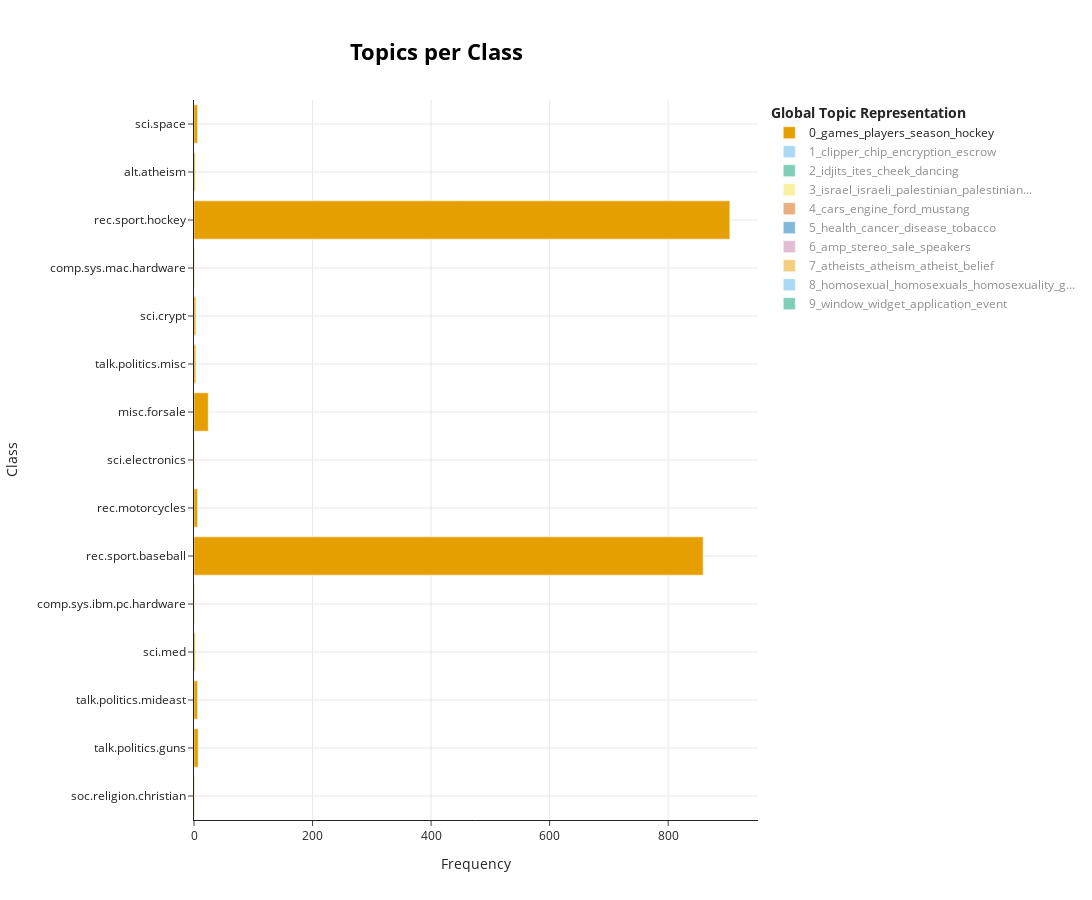

The cell this chart's notebook holds for it:
### Code cell
topic_model.visualize_topics_per_class(topics_per_class)

### Figure 1 — Plotly figure (JSON) as saved in the notebook; plotly's stock layout.template omitted (floating-point values rounded to 4 significant figures)
{"data": [{"hoverinfo": "text", "hovertext": ["<b>Topic 0</b><br>Words: sturm, doug, familiar, games, players", "<b>Topic 0</b><br>Words: jets, phill, ratings, altfrenchcaptainborgborgborg, kruschev", "<b>Topic 0</b><br>Words: prisoners, sections, stones, anon15031anonpenetfi, disneyland", "<b>Topic 0</b><br>Words: dominance, pitch, hitting, opposite, side", "<b>Topic 0</b><br>Words: quinea, papua, translation, buying, seriously", "<b>Topic 0</b><br>Words: team, players, baseball, his, league", "<b>Topic 0</b><br>Words: course140, shyah, balkanization, cdw2tdayhoffmedvirginiaedu, foriegnpolicy", "<b>Topic 0</b><br>Words: soccer, conference, philcmacseemcgillca, chicago, symposium", "<b>Topic 0</b><br>Words: tickets, ticket, airlines, roundtrip, stamps", "<b>Topic 0</b><br>Words: sf, fans, liechenstein, marino, republic", "<b>Topic 0</b><br>Words: ticket, columbus, largest, dcsc, oclc", "<b>Topic 0</b><br>Words: stalnaker, pureesageccjcs, ernest, players, hockey", "<b>Topic 0</b><br>Words: hockey, games, season, players, period", "<b>Topic 0</b><br>Words: rb, roomfull, scotsmen, tweleve, kilt", "<b>Topic 0</b><br>Words: station, clementine, song, huckleberry, advertises"], "marker": {"color": "#E69F00"}, "name": "0_games_players_season_hockey", "orientation": "h", "type": "bar", "visible": true, "x": [1, 7, 6, 2, 1, 859, 6, 1, 24, 3, 3, 1, 904, 2, 6], "y": ["soc.religion.christian", "talk.politics.guns", "talk.politics.mideast", "sci.med", "comp.sys.ibm.pc.hardware", "rec.sport.baseball", "rec.motorcycles", "sci.electronics", "misc.forsale", "talk.politics.misc", "sci.crypt", "comp.sys.mac.hardware", "rec.sport.hockey", "alt.atheism", "sci.space"]}, {"hoverinfo": "text", "hovertext": ["<b>Topic 1</b><br>Words: irs, rewards, npr, secure, doublespeak", "<b>Topic 1</b><br>Words: igcs, beijing, peacenet, monitored, cyberspace", "<b>Topic 1</b><br>Words: shift, encryption, nsa, encrypted, security", "<b>Topic 1</b><br>Words: lterature, prizm, geos, salesperson, theft", "<b>Topic 1</b><br>Words: nys, dmv, bonded, rod, key", "<b>Topic 1</b><br>Words: rulesregulationslaws, address123, cityanytown, keyldslfoialsdkcdsngsikhsfd, fcc", "<b>Topic 1</b><br>Words: typos, hooks, clipper, chip, nsa", "<b>Topic 1</b><br>Words: initiative, wiretapping, clintons, unlawfully, passport", "<b>Topic 1</b><br>Words: clipper, chip, encryption, nsa, encrypted", "<b>Topic 1</b><br>Words: broadcasting, chip, criminal, wiretap, crypto", "<b>Topic 1</b><br>Words: karamankars, intelliegence, mena, orifices, executives"], "marker": {"color": "#56B4E9"}, "name": "1_clipper_chip_encryption_escrow", "orientation": "h", "type": "bar", "visible": "legendonly", "x": [5, 1, 1, 1, 1, 4, 1, 3, 546, 3, 2], "y": ["talk.politics.guns", "talk.politics.mideast", "rec.sport.baseball", "rec.autos", "rec.motorcycles", "sci.electronics", "misc.forsale", "talk.politics.misc", "sci.crypt", "alt.atheism", "sci.space"]}, {"hoverinfo": "text", "hovertext": ["<b>Topic 2</b><br>Words: idjits, ites, cheek, dancing, hi", "<b>Topic 2</b><br>Words: idjits, ites, cheek, dancing, hi", "<b>Topic 2</b><br>Words: idjits, ites, cheek, dancing, hi", "<b>Topic 2</b><br>Words: idjits, ites, cheek, dancing, hi", "<b>Topic 2</b><br>Words: idjits, ites, cheek, dancing, hi", "<b>Topic 2</b><br>Words: idjits, ites, cheek, dancing, hi", "<b>Topic 2</b><br>Words: why, idjits, ites, cheek, dancing", "<b>Topic 2</b><br>Words: ites, cheek, 15, idjits, hello", "<b>Topic 2</b><br>Words: idjits, ites, cheek, dancing, huh", "<b>Topic 2</b><br>Words: idjits, dancing, huh, ignore, cheek", "<b>Topic 2</b><br>Words: idjits, ites, cheek, dancing, hi", "<b>Topic 2</b><br>Words: ken, idjits, ites, cheek, dancing", "<b>Topic 2</b><br>Words: idjits, ites, cheek, dancing, hi", "<b>Topic 2</b><br>Words: idjits, ites, cheek, dancing, hi", "<b>Topic 2</b><br>Words: art, each, idjits, cheek, dancing", "<b>Topic 2</b><br>Words: idjits, ites, cheek, dancing, hi", "<b>Topic 2</b><br>Words: idjits, ites, cheek, dancing, hi", "<b>Topic 2</b><br>Words: idjits, ites, cheek, dancing, hi", "<b>Topic 2</b><br>Words: idjits, ites, cheek, dancing, huh", "<b>Topic 2</b><br>Words: idjits, ites, cheek, dancing, hi"], "marker": {"color": "#009E73"}, "name": "2_idjits_ites_cheek_dancing", "orientation": "h", "type": "bar", "visible": "legendonly", "x": [22, 24, 23, 21, 32, 18, 38, 56, 8, 32, 26, 17, 19, 29, 36, 24, 20, 38, 20, 32], "y": ["soc.religion.christian", "talk.politics.guns", "talk.religion.misc", "talk.politics.mideast", "sci.med", "comp.sys.ibm.pc.hardware", "rec.sport.baseball", "rec.autos", "comp.windows.x", "rec.motorcycles", "sci.electronics", "misc.forsale", "talk.politics.misc", "sci.crypt", "comp.sys.mac.hardware", "rec.sport.hockey", "alt.atheism", "comp.os.ms-windows.misc", "comp.graphics", "sci.space"]}, {"hoverinfo": "text", "hovertext": ["<b>Topic 3</b><br>Words: jewish, proselytism, jews, temple, israeli", "<b>Topic 3</b><br>Words: nazi, dodd, swiss, riflemen, hitler", "<b>Topic 3</b><br>Words: nazis, homosexuality, jews, israeli, homosexuals", "<b>Topic 3</b><br>Words: israel, israeli, palestinian, palestinians, israelis", "<b>Topic 3</b><br>Words: 617, 2621915, 2671700, less, people", "<b>Topic 3</b><br>Words: sources, numbers, israel, israeli, jews", "<b>Topic 3</b><br>Words: intermediate, sockets, bandwidth, nazis, wall", "<b>Topic 3</b><br>Words: hitler, antidefamation, nazis, limbaugh, israeli", "<b>Topic 3</b><br>Words: skirmish, wasting, bandwidth, referring, incident", "<b>Topic 3</b><br>Words: jews, antisemitism, jewish, antisemitic, israeli"], "marker": {"color": "#F0E442"}, "name": "3_israel_israeli_palestinian_palestinian...", "orientation": "h", "type": "bar", "visible": "legendonly", "x": [5, 8, 12, 425, 1, 1, 1, 10, 1, 14], "y": ["soc.religion.christian", "talk.politics.guns", "talk.religion.misc", "talk.politics.mideast", "rec.sport.baseball", "rec.motorcycles", "sci.electronics", "talk.politics.misc", "rec.sport.hockey", "alt.atheism"]}, {"hoverinfo": "text", "hovertext": ["<b>Topic 4</b><br>Words: car, ford, mustang, v8, v6", "<b>Topic 4</b><br>Words: fairing, horns, horn, volvo, compressor", "<b>Topic 4</b><br>Words: slec, advertiser, catalog, ad, price", "<b>Topic 4</b><br>Words: miles, amfm, interior, cassette, toyota", "<b>Topic 4</b><br>Words: bulgaria, vesselin, embargo, controls, export", "<b>Topic 4</b><br>Words: rainslick, se400, wipes, flu, 1997", "<b>Topic 4</b><br>Words: ship, island, transatlantic, vessel, shuttle"], "marker": {"color": "#D55E00"}, "name": "4_cars_engine_ford_mustang", "orientation": "h", "type": "bar", "visible": "legendonly", "x": [359, 14, 1, 40, 1, 1, 3], "y": ["rec.autos", "rec.motorcycles", "sci.electronics", "misc.forsale", "sci.crypt", "alt.atheism", "sci.space"]}, {"hoverinfo": "text", "hovertext": ["<b>Topic 5</b><br>Words: ahmadiyya, vote, ahmadi, discuss, newsgroups", "<b>Topic 5</b><br>Words: petenholonetnet, c601edcd6cpqhousehoucompaqcom, nortonhouamococom, thomasrcpqhousehoucompaqcom, petenwellsfcaus", "<b>Topic 5</b><br>Words: bittrolff, 721051351compuservecom, holladay, lodges, email", "<b>Topic 5</b><br>Words: cosar, mailbox, contact, gahmetscosar1oumailotcprmdumneduadmd, cosa0001umntcml", "<b>Topic 5</b><br>Words: cancer, tobacco, hiv, cesarean, malaria", "<b>Topic 5</b><br>Words: voting, publishing, unmoderated, topics, newsgroup", "<b>Topic 5</b><br>Words: list, cardinals, email, address, detweiler", "<b>Topic 5</b><br>Words: discussions, newsgroups, automotive, radar, recautosrecautosvw", "<b>Topic 5</b><br>Words: sco, list, apr, newsgroup, mail", "<b>Topic 5</b><br>Words: panties, recmoto, postmasterbnrca, thingsplease, dwarnerscengubcom", "<b>Topic 5</b><br>Words: universities, andymacraecorpsuncom, yxy4145usledu, information, grendalcorpsuncom", "<b>Topic 5</b><br>Words: computerforsale, addresser1eridanchuvashiasu, response, coatesbigwpiwpiedu, psychnetcom", "<b>Topic 5</b><br>Words: tesrt, cpk, brandon, wallet, suggestion", "<b>Topic 5</b><br>Words: tiscom, walkertiscom, distribution, 301, branstadtiscom", "<b>Topic 5</b><br>Words: vv, address, 1r1d2rbafumccumccumichedu, lepa, unlockfolder", "<b>Topic 5</b><br>Words: ignore, ohandleybetsygsfcnasagov, 1993apr2121103812363newshubistsca, rocketcalvincsunbca, dchhabrastplistsca", "<b>Topic 5</b><br>Words: jsn104, dkoreshbranchdavidiancompoundwacotxus, toughto, kmr4pocwruedu, altmessianic", "<b>Topic 5</b><br>Words: access, bitmaps, newsgroup, rdbms, wysiwyg", "<b>Topic 5</b><br>Words: newsgroup, graphics, turkey, groups, programming", "<b>Topic 5</b><br>Words: scispace, posts, space, list, sciastro"], "marker": {"color": "#0072B2"}, "name": "5_health_cancer_disease_tobacco", "orientation": "h", "type": "bar", "visible": "legendonly", "x": [11, 2, 8, 8, 18, 9, 15, 14, 31, 7, 18, 14, 4, 7, 8, 5, 9, 24, 38, 19], "y": ["soc.religion.christian", "talk.politics.guns", "talk.religion.misc", "talk.politics.mideast", "sci.med", "comp.sys.ibm.pc.hardware", "rec.sport.baseball", "rec.autos", "comp.windows.x", "rec.motorcycles", "sci.electronics", "misc.forsale", "talk.politics.misc", "sci.crypt", "comp.sys.mac.hardware", "rec.sport.hockey", "alt.atheism", "comp.os.ms-windows.misc", "comp.graphics", "sci.space"]}, {"hoverinfo": "text", "hovertext": ["<b>Topic 6</b><br>Words: isolation, linepowered, 350400, electrodes, postpaid", "<b>Topic 6</b><br>Words: card, opti, selecting, buy, audio", "<b>Topic 6</b><br>Words: record, amp, stereo, sale, speakers", "<b>Topic 6</b><br>Words: radiotape, unit, offtheshelf, thermostat, tercel", "<b>Topic 6</b><br>Words: cb750, hl, diagram, wiring, switch", "<b>Topic 6</b><br>Words: amp, audio, amplifier, adcom, amps", "<b>Topic 6</b><br>Words: sale, stereo, amp, speakers, sony", "<b>Topic 6</b><br>Words: audio, freezeframe, macvision, cd, hd", "<b>Topic 6</b><br>Words: sound, boards, speakers, advdisadv, recorder", "<b>Topic 6</b><br>Words: projector, programmerartist, kimdrpiedu, cdtv, commodore", "<b>Topic 6</b><br>Words: distortion, tubes, transistors, wasteheat, tvs"], "marker": {"color": "#CC79A7"}, "name": "6_amp_stereo_sale_speakers", "orientation": "h", "type": "bar", "visible": "legendonly", "x": [1, 1, 1, 2, 1, 57, 126, 6, 2, 3, 2], "y": ["sci.med", "comp.sys.ibm.pc.hardware", "rec.sport.baseball", "rec.autos", "rec.motorcycles", "sci.electronics", "misc.forsale", "comp.sys.mac.hardware", "comp.os.ms-windows.misc", "comp.graphics", "sci.space"]}, {"hoverinfo": "text", "hovertext": ["<b>Topic 7</b><br>Words: atheists, atheism, atheist, belief, beliefs", "<b>Topic 7</b><br>Words: taoism, atheists, atheism, atheist, zeus", "<b>Topic 7</b><br>Words: agnostic, atheist, selfproclaimed, conceptions, belief", "<b>Topic 7</b><br>Words: logicon, 5132555165, wrightpatterson, dsnyderfalconaamrlwpafbafmil, cessna", "<b>Topic 7</b><br>Words: religions, beliefs, arguments, pragmatic, daytoday", "<b>Topic 7</b><br>Words: atheists, atheism, atheist, belief, theists"], "marker": {"color": "#E69F00"}, "name": "7_atheists_atheism_atheist_belief", "orientation": "h", "type": "bar", "visible": "legendonly", "x": [33, 12, 4, 1, 3, 105], "y": ["soc.religion.christian", "talk.religion.misc", "sci.med", "misc.forsale", "talk.politics.misc", "alt.atheism"]}, {"hoverinfo": "text", "hovertext": ["<b>Topic 8</b><br>Words: homosexuality, bestiality, homosexual, testament, condemning", "<b>Topic 8</b><br>Words: gays, exgay, homosexual, homosexuals, church", "<b>Topic 8</b><br>Words: homour, butits, alternative, objections, stay", "<b>Topic 8</b><br>Words: seinfeld, puberty, flamboyance, boobs, masturbation", "<b>Topic 8</b><br>Words: peasized, bunghole, closeted, wannabe, homophobic", "<b>Topic 8</b><br>Words: homosexual, kinsey, homosexuals, homosexuality, partners", "<b>Topic 8</b><br>Words: enviroleague, bsa, youth, depression, organizations", "<b>Topic 8</b><br>Words: 10, think, homosexual, men, kinsey", "<b>Topic 8</b><br>Words: shoving, selfish, pushing, insist, agenda"], "marker": {"color": "#56B4E9"}, "name": "8_homosexual_homosexuals_homosexuality_g...", "orientation": "h", "type": "bar", "visible": "legendonly", "x": [4, 4, 1, 4, 1, 126, 12, 1, 1], "y": ["soc.religion.christian", "talk.religion.misc", "talk.politics.mideast", "sci.med", "rec.motorcycles", "talk.politics.misc", "alt.atheism", "comp.graphics", "sci.space"]}, {"hoverinfo": "text", "hovertext": ["<b>Topic 9</b><br>Words: window, widget, event, handler, button", "<b>Topic 9</b><br>Words: window, mywindow, mywinobj, objectwindows, dll"], "marker": {"color": "#009E73"}, "name": "9_window_widget_application_event", "orientation": "h", "type": "bar", "visible": "legendonly", "x": [134, 8], "y": ["comp.windows.x", "comp.os.ms-windows.misc"]}], "layout": {"height": 900, "hoverlabel": {"bgcolor": "white", "font": {"family": "Rockwell", "size": 16}}, "legend": {"title": {"text": "<b>Global Topic Representation"}}, "title": {"font": {"color": "Black", "size": 22}, "text": "<b>Topics per Class</b>", "x": 0.4, "xanchor": "center", "y": 0.95, "yanchor": "top"}, "width": 1250, "xaxis": {"showgrid": true, "title": {"text": "Frequency"}}, "yaxis": {"showgrid": true, "title": {"text": "Class"}}}}
